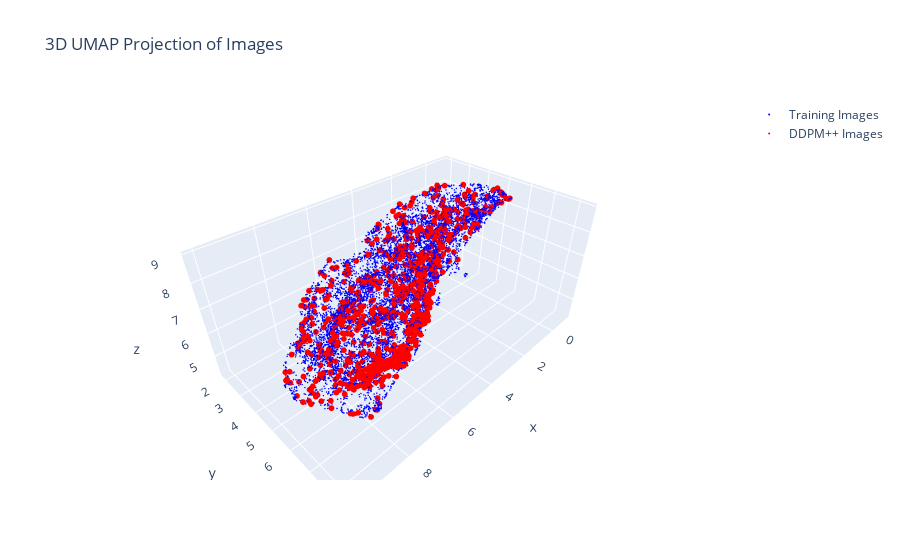

This figure's notebook cell:
### Code cell
def plot_combined_umap(umap_results, filenames, labels, save_path=None):
    # Create DataFrames for visualization
    fig = go.Figure()

    colors = ['blue', 'red', 'green', 'sienna']  # Add more colors if needed

    for i, (umap_result, filename_list, label) in enumerate(zip(umap_results, filenames, labels)):
        df = pd.DataFrame(umap_result, columns=['x', 'y', 'z'])
        df['filename'] = filename_list
        
        fig.add_trace(go.Scatter3d(
            x=df['x'],
            y=df['y'],
            z=df['z'],
            mode='markers',
            marker=dict(
                size=0.5 if i==0 else 2,
                color=colors[i % len(colors)]
            ),
            name=label,
            text=df['filename'],
            hoverinfo='text'
        ))

    fig.update_layout(title='3D UMAP Projection of Images')

    if save_path:
        pio.write_html(fig, save_path)

    fig.show()


# Apply the learned UMAP to new folders
folder_path_DDPM = "/gpfswork/rech/tkc/uwa51yi/DDPMv2/improved-diffusion/samples/samples_fits_png_300k"  # Change this to your new folder path
umap_result_DDPM, filenames_DDPM = apply_umap_to_new_folder(pca, umap_3d, folder_path_DDPM)

#folder_path_SD = "/gpfswork/rech/tkc/uwa51yi/generative-models/logs/2024-05-25T15-11-04_example_training-toy-TNG/images/test/single_img"  # Change this to your new folder path
#umap_result_SD, filenames_SD = apply_umap_to_new_folder(pca, umap_3d, folder_path_SD)

#folder_path_Latent = "/gpfswork/rech/tkc/uwa51yi/generative-models/logs/2024-05-20T17-36-34_example_training-TNG-KL/images/test/single_img"  # Change this to your new folder path
#umap_result_Latent, filenames_Latent = apply_umap_to_new_folder(pca, umap_3d, folder_path_Latent)

# Plot the combined UMAP results and save the plot
plot_save_path = "UMAP_projection_Ideal.html"  # Change this to your desired save path
#plot_combined_umap(
#    [umap_result_train, umap_result_DDPM, umap_result_SD, umap_result_Latent],
#    [filenames_train, filenames_DDPM, filenames_SD, filenames_Latent],
#    ['Training Images', 'DDPM++ Images', 'SD Images', 'Latent Images'],
#    save_path=plot_save_path
#)

plot_combined_umap(
    [umap_result_train, umap_result_DDPM],
    [filenames_train, filenames_DDPM],
    ['Training Images', 'DDPM++ Images'],
    save_path=plot_save_path
)

### Figure 1 — Plotly figure (JSON) as saved in the notebook; plotly's stock layout.template omitted (floating-point values rounded to 4 significant figures; data arrays with more than 128 entries replaced by an {"elided": "..."} marker saying what was removed)
{"data": [{"hoverinfo": "text", "marker": {"color": "blue", "size": 0.5}, "mode": "markers", "name": "Training Images", "text": {"elided": "9379 str values"}, "type": "scatter3d", "x": {"elided": "9379 float values"}, "y": {"elided": "9379 float values"}, "z": {"elided": "9379 float values"}}, {"hoverinfo": "text", "marker": {"color": "red", "size": 2}, "mode": "markers", "name": "DDPM++ Images", "text": {"elided": "1024 str values"}, "type": "scatter3d", "x": {"elided": "1024 float values"}, "y": {"elided": "1024 float values"}, "z": {"elided": "1024 float values"}}], "layout": {"title": {"text": "3D UMAP Projection of Images"}}}
